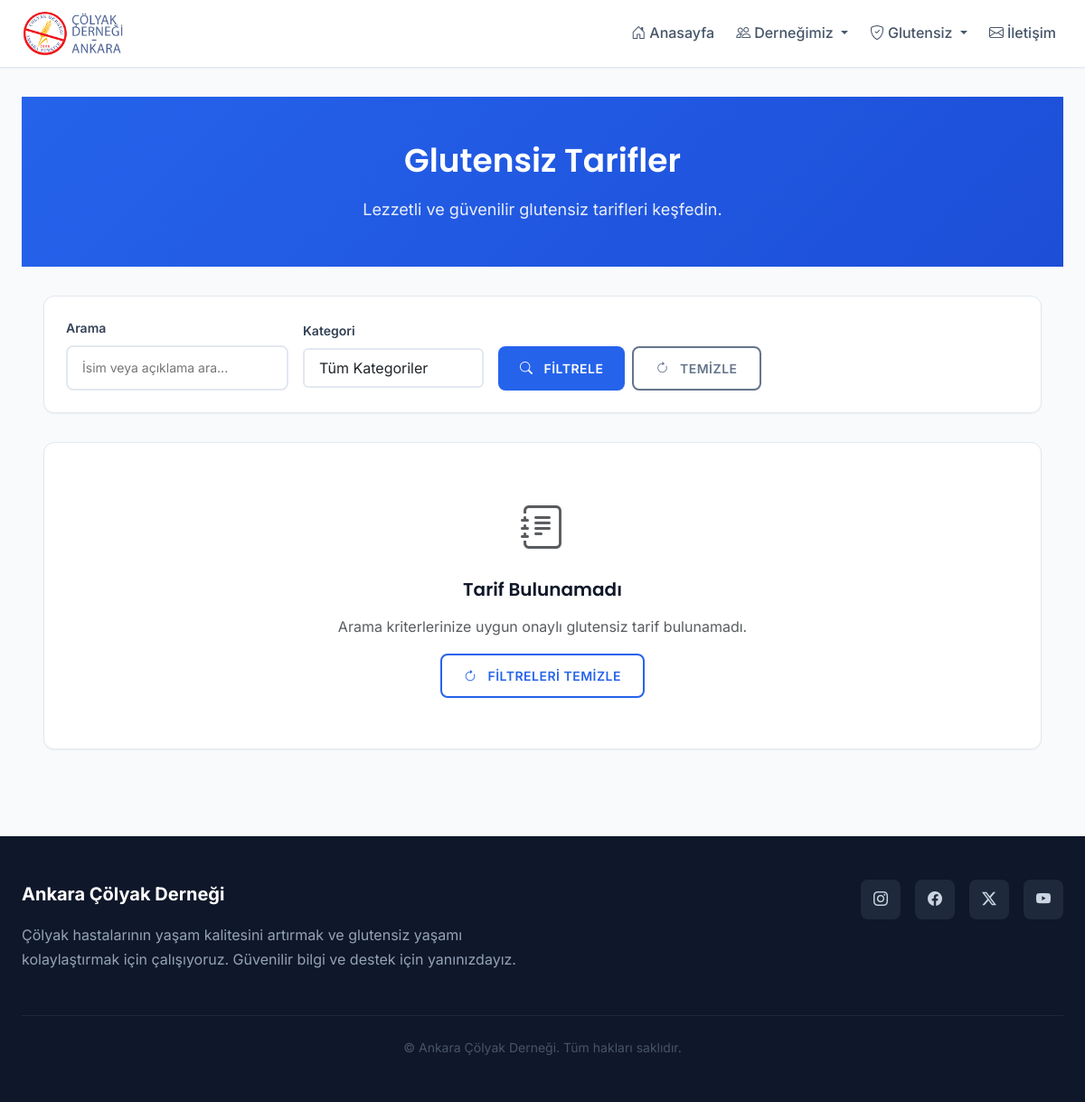
Page /glutensiz/tarifler/ on the earlier database version.
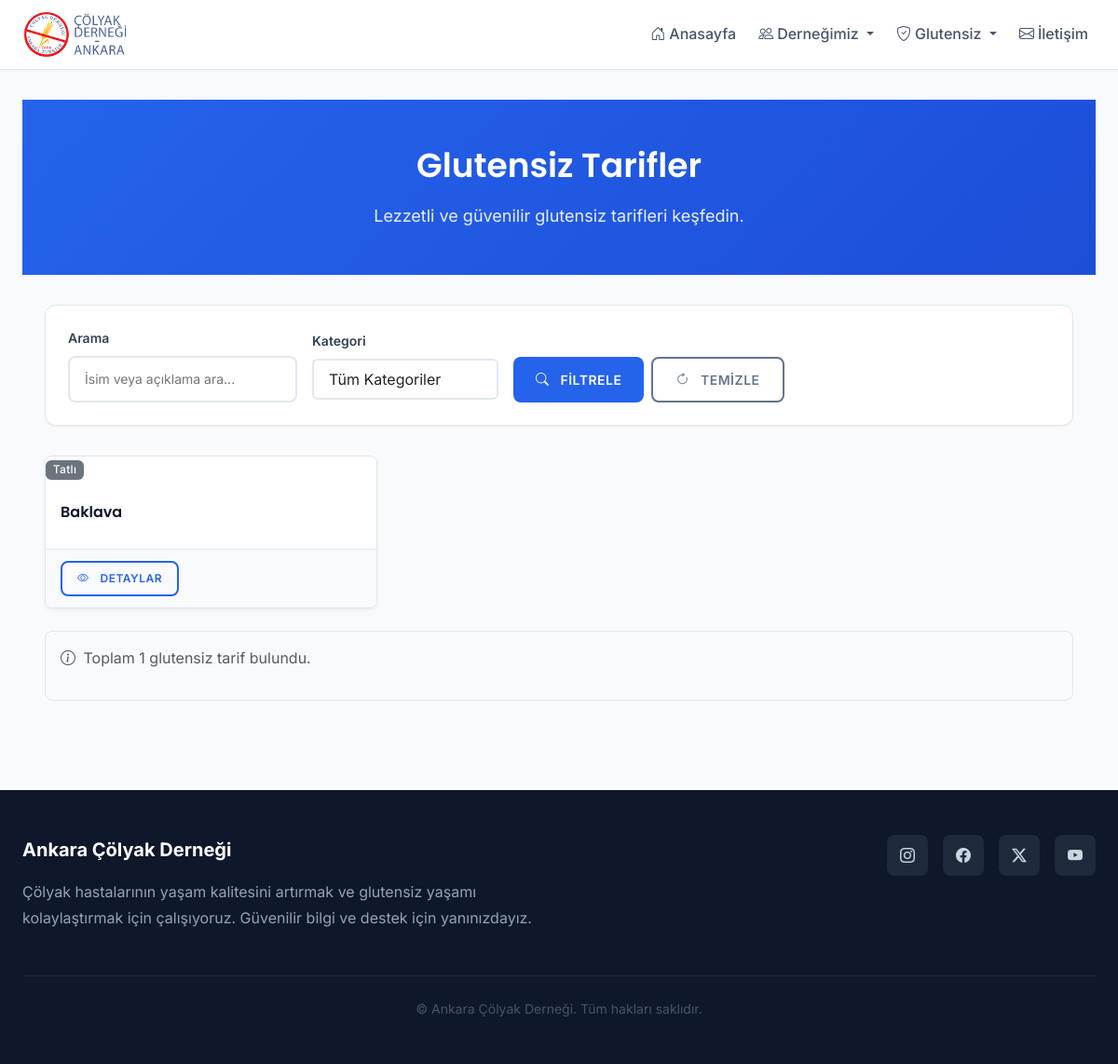
Same page on the later database version.
### users/models.py (models this page shows, shortened)
class GlutenFreeRecipe(models.Model):
    name = models.CharField(max_length=100, verbose_name="Tarif Adı")
    category = models.ForeignKey(RecipeCategory, on_delete=models.SET_NULL, null=True, blank=True, verbose_name="Kategori")
    description = models.TextField(blank=True, null=True, verbose_name="Açıklama")
    ingredients = models.TextField(blank=True, null=True, verbose_name="Malzemeler")
    instructions = models.TextField(blank=True, null=True, verbose_name="Hazırlanış")
    is_approved = models.BooleanField(default=False, verbose_name="Onaylı mı?")
    approved_at = models.DateTimeField(auto_now=True, verbose_name="Onay Tarihi")
    created_at = models.DateTimeField(auto_now_add=True, verbose_name="Oluşturulma Tarihi")
    added_by = models.ForeignKey('User', null=True, blank=True, on_delete=models.SET_NULL, related_name='added_%(class)s_items', verbose_name='Ekleyen')
    class Meta:
        verbose_name = "Glutensiz Tarif"
        verbose_name_plural = "Glutensiz Tarifler"

class RecipeCategory(models.Model):
    name = models.CharField(max_length=100, unique=True, verbose_name="Kategori Adı")
    class Meta:
        verbose_name = "Tarif Kategorisi"
        verbose_name_plural = "Tarif Kategorileri"

### pages/views.py (the view, shortened to what this page needs)
# urls.py: path('glutensiz/tarifler/', views.glutensiz_tarifler, name='glutensiz_tarifler'),
def glutensiz_tarifler(request):
    recipes = GlutenFreeRecipe.objects.filter(is_approved=True).select_related('category')
    q = request.GET.get('q')
    category_id = request.GET.get('category')
    if category_id:
        recipes = recipes.filter(category_id=category_id)
    recipes = recipes.order_by('-created_at')
    categories = RecipeCategory.objects.all().order_by('name')
    return render(request, 'pages/gf_recipes.html', {
        'recipes': recipes,
        'categories': categories
    })

### templates/pages/gf_recipes.html (shortened to what this page needs)
{% extends 'base.html' %}
{% load static %}
{% block content %}
<div class="page-header">
  <div class="container">
    <h1>Glutensiz Tarifler</h1>
    <p>Lezzetli ve güvenilir glutensiz tarifleri keşfedin.</p>
  </div>
</div>
<div class="container">
  <div class="filter-section">
    <form method="get" class="filter-form">
      <div class="filter-group">
        <label class="filter-label">Arama</label>
        <input type="text" name="q" value="{{ request.GET.q|default:'' }}" class="filter-input" placeholder="İsim veya açıklama ara...">
      </div>
      <div class="filter-group">
        <label class="filter-label">Kategori</label>
        <select name="category" class="form-select">
          <option value="">Tüm Kategoriler</option>
        </select>
      </div>
      <div class="filter-group">
        <label class="filter-label">&nbsp;</label>
        <div class="d-flex gap-2">
          <button class="btn btn-primary" type="submit">
            <i class="bi bi-search me-1"></i>Filtrele
          </button>
          <button class="btn btn-outline-secondary" type="button" onclick="window.location.href=window.location.pathname">
            <i class="bi bi-arrow-clockwise me-1"></i>Temizle
          </button>
        </div>
      </div>
    </form>
  </div>
  {% if recipes %}
    <div class="recipe-grid">
{% for recipe in recipes %}
        <div class="recipe-card">
          {% if recipe.category %}
          <div class="recipe-category mb-2">
            <span class="badge bg-secondary">{{ recipe.category.name }}</span>
          </div>
          {% endif %}
          <div class="recipe-card-body">
            <h5 class="recipe-name">{{ recipe.name }}</h5>
          </div>
          <div class="recipe-card-footer">
            <button class="btn btn-outline-primary btn-sm" onclick="window.showRecipeDetails('{{ recipe.name|escapejs }}', '{{ recipe.description|default:""|escapejs }}', '{{ recipe.ingredients|default:""|escapejs }}', '{{ recipe.instructions|default:""|escapejs }}')">              <i class="bi bi-eye me-1"></i>Detaylar
            </button>
          </div>
        </div>
      {% endfor %}
    </div>
    <div class="results-info mt-4">
      <p class="text-muted">
        <i class="bi bi-info-circle me-1"></i>
        Toplam {{ recipes|length }} glutensiz tarif bulundu.
      </p>
    </div>
  {% else %}
    <div class="card">
      <div class="card-body text-center">
        <div class="empty-state">
          <i class="bi bi-journal-text text-muted" style="font-size: 3rem;"></i>
          <h4 class="mt-3">Tarif Bulunamadı</h4>
          <p class="text-muted">Arama kriterlerinize uygun onaylı glutensiz tarif bulunamadı.</p>
          <button class="btn btn-outline-primary" onclick="window.location.href=window.location.pathname">
            <i class="bi bi-arrow-clockwise me-1"></i>Filtreleri Temizle
          </button>
        </div>
      </div>
    </div>
  {% endif %}
</div>
{% endblock %}

Differences in the rows shown:
added GlutenFreeRecipe: category.name "Tatlı", name "Baklava"
Other differences:
{{ recipes|length }}: (not shown) → "1"
text no longer shown: "Tarif Bulunamadı Arama kriterlerinize uygun onaylı glutensiz tarif bulunamadı. FILTRELERI TEMIZLE"
text now shown: "Toplam glutensiz tarif bulundu."
